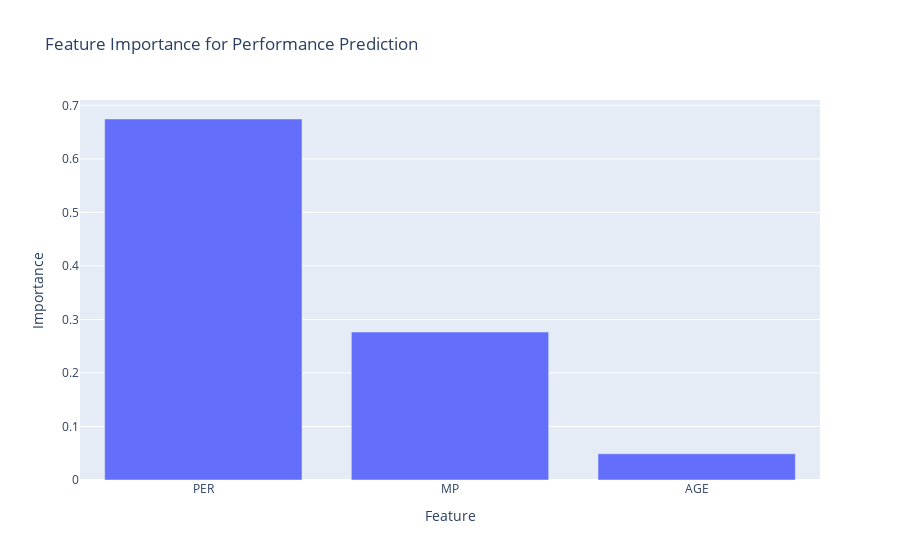

The notebook cell this image was saved under:
### Markdown cell above
## 11. Forecasting Next Season Performance and Value

Finally, let's use machine learning to forecast next season's performance and financial value for players. This will help identify players who may provide better or worse value in the future.

### Code cell
if df is not None:
    print("Forecasting next season performance and value...")
    
    # Check if we have the minimum required columns
    required_cols = ['Performance_Score', 'SALARY_ADJUSTED']
    additional_cols = ['AGE', 'MP', 'PER']
    
    available_additional = [col for col in additional_cols if col in df.columns]
    missing_cols = [col for col in required_cols if col not in df.columns]
    
    if missing_cols:
        print(f"❌ Cannot perform forecasting. Missing required columns: {missing_cols}")
    elif not available_additional:
        print("❌ Cannot perform forecasting. Need at least one of these columns: AGE, MP, PER")
    else:
        try:
            from sklearn.linear_model import LinearRegression, Ridge, Lasso
            from sklearn.ensemble import RandomForestRegressor
            from sklearn.model_selection import train_test_split, cross_val_score
            from sklearn.metrics import mean_squared_error, r2_score
            import numpy as np
            
            # Create a working copy
            forecast_df = df.copy()
            
            # Filter for players with significant minutes if MP is available
            if 'MP' in forecast_df.columns:
                forecast_df = forecast_df[forecast_df['MP'] > 15].copy()
                print(f"Filtered to {len(forecast_df)} players with >15 minutes per game.")
            
            # Select features and target
            features = []
            for col in additional_cols:
                if col in forecast_df.columns:
                    features.append(col)
            
            if not features:
                print("❌ No suitable features available for forecasting.")
            else:
                print(f"Using features: {features}")
                X = forecast_df[features]
                y = forecast_df['Performance_Score']
                
                # Split data for training and testing
                X_train, X_test, y_train, y_test = train_test_split(
                    X, y, test_size=0.2, random_state=42
                )
                
                print(f"Training set size: {len(X_train)}, Test set size: {len(X_test)}")
                
                # Create and train models
                models = {
                    "Linear Regression": LinearRegression(),
                    "Ridge Regression": Ridge(alpha=1.0),
                    "Random Forest": RandomForestRegressor(n_estimators=100, random_state=42)
                }
                
                # Compare models using cross-validation
                print("\n--- Model Evaluation (5-fold Cross-Validation) ---")
                for name, model in models.items():
                    cv_scores = cross_val_score(model, X, y, cv=5, scoring='neg_mean_squared_error')
                    rmse_scores = np.sqrt(-cv_scores)
                    print(f"{name}: RMSE = {rmse_scores.mean():.2f} (±{rmse_scores.std():.2f})")
                
                # Select the best model (for simplicity, using Random Forest)
                best_model = RandomForestRegressor(n_estimators=100, random_state=42)
                best_model.fit(X_train, y_train)
                
                # Evaluate on test set
                y_pred = best_model.predict(X_test)
                test_rmse = np.sqrt(mean_squared_error(y_test, y_pred))
                test_r2 = r2_score(y_test, y_pred)
                
                print(f"\nBest Model Test Performance:\nRMSE: {test_rmse:.2f}\nR²: {test_r2:.2f}")
                
                # Feature importance
                if hasattr(best_model, 'feature_importances_'):
                    importances = best_model.feature_importances_
                    feature_importance = pd.DataFrame({
                        'Feature': features,
                        'Importance': importances
                    }).sort_values('Importance', ascending=False)
                    
                    print("\n--- Feature Importance ---")
                    display(feature_importance)
                    
                    # Visualize feature importance
                    fig_importance = px.bar(
                        feature_importance,
                        x='Feature',
                        y='Importance',
                        title='Feature Importance for Performance Prediction',
                        labels={'Feature': 'Feature', 'Importance': 'Importance'}
                    )
                    fig_importance.show()
                
                # Make predictions for next season
                print("\n--- Forecasting Performance for Next Season ---")
                
                # Copy the features and simulate aging one year
                X_next = X.copy()
                if 'AGE' in X_next.columns:
                    X_next['AGE'] += 1  # Players age by 1 year
                    print("Added 1 year to player ages")
                
                # Predict next season performance
                forecast_df['PS_2024_pred'] = best_model.predict(X_next)
                
                # Calculate expected value change
                forecast_df['PS_Change'] = forecast_df['PS_2024_pred'] - forecast_df['Performance_Score']
                forecast_df['PS_Change_Pct'] = forecast_df['PS_Change'] / forecast_df['Performance_Score'] * 100
                
                # Calculate forecasted PS/$M
                # Assume 5% salary increase for next season (simplified)
                forecast_df['SALARY_2024_est'] = forecast_df['SALARY_ADJUSTED'] * 1.05
                forecast_df['PS_per_Million_2024'] = forecast_df['PS_2024_pred'] / (forecast_df['SALARY_2024_est'] / 1_000_000)
                forecast_df['Value_Change'] = forecast_df['PS_per_Million_2024'] - forecast_df['PS_per_Million']
                
                # Find players expected to improve or decline significantly
                improving = forecast_df.sort_values('PS_Change', ascending=False)
                declining = forecast_df.sort_values('PS_Change')
                
                # Display players with biggest expected improvements
                print("\n--- Top 10 Players Expected to Improve Next Season ---")
                display_cols = ['PLAYER'] if 'PLAYER' in forecast_df.columns else []
                display_cols.extend(['Performance_Score', 'PS_2024_pred', 'PS_Change', 'PS_Change_Pct', 'PS_per_Million', 'PS_per_Million_2024'])
                
                if 'PLAYER' in display_cols:
                    display(improving[display_cols].head(10))
                    
                    print("\n--- Top 10 Players Expected to Decline Next Season ---")
                    display(declining[display_cols].head(10))
                    
                    # Visualize forecasted changes
                    hover_name = 'PLAYER' if 'PLAYER' in forecast_df.columns else None
                    
                    fig_forecast = px.scatter(
                        forecast_df,
                        x='Performance_Score',
                        y='PS_2024_pred',
                        hover_name=hover_name,
                        color='PS_Change_Pct',
                        color_continuous_scale='RdBu',
                        size='SALARY_ADJUSTED' if 'SALARY_ADJUSTED' in forecast_df.columns else None,
                        title='Current vs. Forecasted Performance',
                        labels={
                            'Performance_Score': 'Current Performance Score',
                            'PS_2024_pred': 'Forecasted 2024 Performance Score',
                            'PS_Change_Pct': 'Expected Change (%)',
                            'SALARY_ADJUSTED': 'Current Salary'
                        }
                    )
                    
                    # Add reference line (no change)
                    fig_forecast.add_trace(
                        go.Scatter(
                            x=[forecast_df['Performance_Score'].min(), forecast_df['Performance_Score'].max()],
                            y=[forecast_df['Performance_Score'].min(), forecast_df['Performance_Score'].max()],
                            mode='lines',
                            line=dict(color='gray', width=1, dash='dash'),
                            name='No Change Reference'
                        )
                    )
                    
                    fig_forecast.show()
                    
                    # Value change visualization
                    fig_value = px.scatter(
                        forecast_df,
                        x='PS_per_Million',
                        y='PS_per_Million_2024',
                        hover_name=hover_name,
                        color='Value_Change',
                        color_continuous_scale='RdBu',
                        size='SALARY_ADJUSTED' if 'SALARY_ADJUSTED' in forecast_df.columns else None,
                        title='Current vs. Forecasted Value (PS/$M)',
                        labels={
                            'PS_per_Million': 'Current PS/$M',
                            'PS_per_Million_2024': 'Forecasted 2024 PS/$M',
                            'Value_Change': 'Value Change',
                            'SALARY_ADJUSTED': 'Current Salary'
                        }
                    )
                    
                    # Add reference line (no change)
                    fig_value.add_trace(
                        go.Scatter(
                            x=[forecast_df['PS_per_Million'].min(), forecast_df['PS_per_Million'].max()],
                            y=[forecast_df['PS_per_Million'].min(), forecast_df['PS_per_Million'].max()],
                            mode='lines',
                            line=dict(color='gray', width=1, dash='dash'),
                            name='No Change Reference'
                        )
                    )
                    
                    fig_value.show()
                    
                print("✅ Performance forecasting completed successfully.")
                
        except Exception as e:
            print(f"❌ Error in forecasting: {str(e)}")

### Figure 1 — Plotly figure (JSON) as saved in the notebook; plotly's stock layout.template omitted (floating-point values rounded to 4 significant figures)
{"data": [{"hovertemplate": "Feature=%{x}<br>Importance=%{y}<extra></extra>", "legendgroup": "", "marker": {"color": "#636efa", "pattern": {"shape": ""}}, "name": "", "orientation": "v", "showlegend": false, "textposition": "auto", "type": "bar", "x": ["PER", "MP", "AGE"], "xaxis": "x", "y": [0.6745, 0.2765, 0.049], "yaxis": "y"}], "layout": {"barmode": "relative", "legend": {"tracegroupgap": 0}, "title": {"text": "Feature Importance for Performance Prediction"}, "xaxis": {"anchor": "y", "domain": [0, 1], "title": {"text": "Feature"}}, "yaxis": {"anchor": "x", "domain": [0, 1], "title": {"text": "Importance"}}}}
